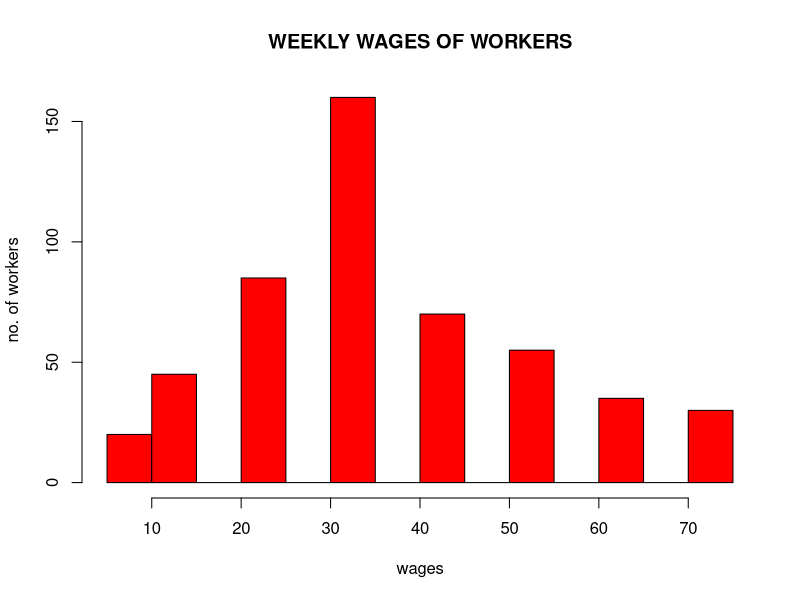

R code for this plot:
x=c(5,15,25,35,45,55,65,75)
f=c(20,45,85,160,70,55,35,30)
m=rep(x,f)
hist(m,
main="WEEKLY WAGES OF WORKERS",
xlab="wages",
ylab="no. of workers",
col='red')
